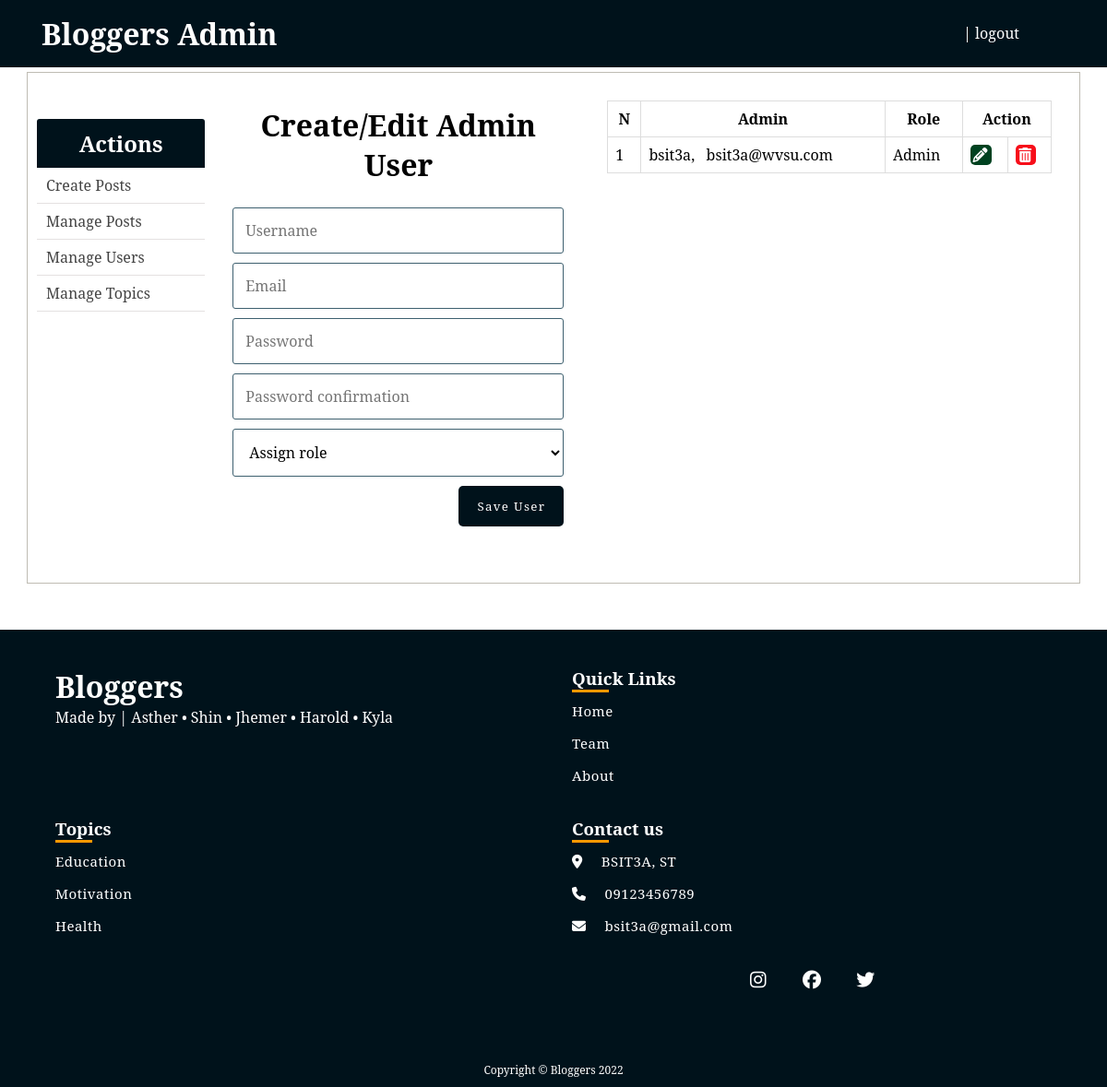
The page /blog/admin/users.php on the database as committed earlier.
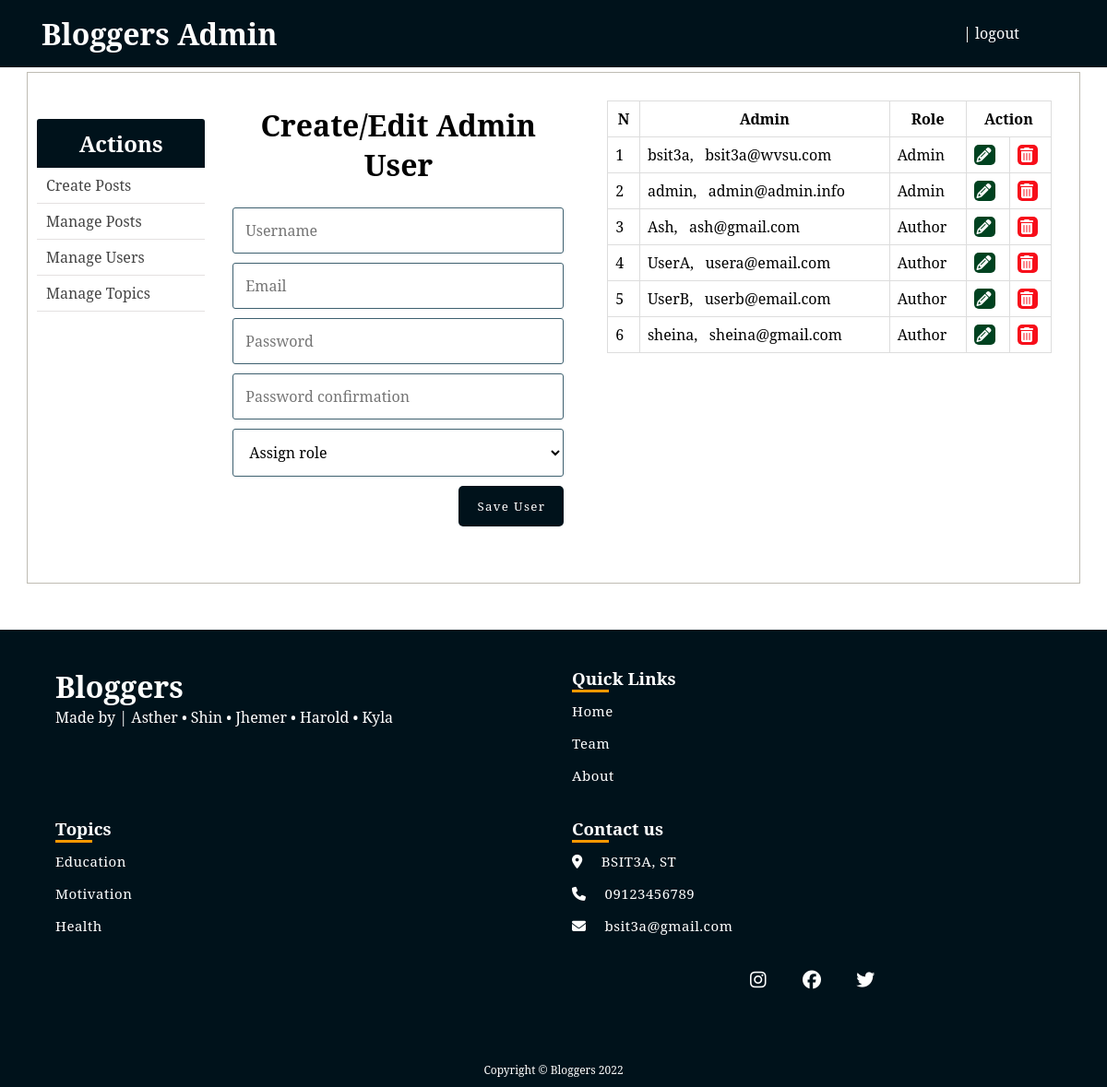
The same page on the database as committed later.
### tables this page shows
CREATE TABLE `users` (
  `id` int(11) NOT NULL,
  `username` varchar(255) NOT NULL,
  `email` varchar(255) NOT NULL,
  `role` enum('Author','Admin') DEFAULT 'Author',
  `password` varchar(255) NOT NULL,
  `created_at` timestamp NULL DEFAULT current_timestamp(),
  `updated_at` timestamp NULL DEFAULT NULL
);

### blog/admin/includes/admin_functions.php (called while the page is built, shortened)
<?php
$isEditingUser = false;
$username = "";
$email = "";
function getAdminUsers(){
	global $conn, $roles;
	$sql = "SELECT * FROM users WHERE role IS NOT NULL";
	$result = mysqli_query($conn, $sql);
	$users = mysqli_fetch_all($result, MYSQLI_ASSOC);
	return $users;
}
?>

### blog/admin/users.php (the view, shortened to what this page needs)
<?php  include('../config.php'); ?>
<?php  include(ROOT_PATH . '/admin/includes/admin_functions.php'); ?>
<?php
	$admins = getAdminUsers();
?>
<?php include(ROOT_PATH . '/admin/includes/head_section.php'); ?>
</head>
<body>
	<?php include(ROOT_PATH . '/admin/includes/navbar.php') ?>
	<div class="container content">
		<?php include(ROOT_PATH . '/admin/includes/menu.php') ?>
		<div class="action">
			<h1 class="page-title">Create/Edit Admin User</h1>
			<form method="post" action="<?php echo BASE_URL . 'admin/users.php'; ?>" >
				<input type="text" name="username" value="<?php echo $username; ?>" placeholder="Username">
				<input type="email" name="email" value="<?php echo $email ?>" placeholder="Email">
				<input type="password" name="password" placeholder="Password">
				<input type="password" name="passwordConfirmation" placeholder="Password confirmation">
				<select name="role">
					<option value="" selected disabled>Assign role</option>
				</select>
				<?php if ($isEditingUser === true): ?>
					<button type="submit" class="btn" name="update_admin">UPDATE</button>
				<?php else: ?>
					<button type="submit" class="btn" name="create_admin">Save User</button>
				<?php endif ?>
			</form>
		</div>
		<div class="table-div">
			<?php if (empty($admins)): ?>
				<h1>No admins in the database.</h1>
			<?php else: ?>
				<table class="table">
					<thead>
						<th>N</th>
						<th>Admin</th>
						<th>Role</th>
						<th colspan="2">Action</th>
					</thead>
					<tbody>
					<?php foreach ($admins as $key => $admin): ?>
						<tr>
							<td><?php echo $key + 1; ?></td>
							<td>
								<?php echo $admin['username']; ?>, &nbsp;
								<?php echo $admin['email']; ?>
							</td>
							<td><?php echo $admin['role']; ?></td>
							<td>
								<a class="fa fa-pencil btn edit"
									href="users.php?edit-admin=<?php echo $admin['id'] ?>">
								</a>
							</td>
							<td>
								<a class="fa fa-trash btn delete"
								    href="users.php?delete-admin=<?php echo $admin['id'] ?>">
								</a>
							</td>
						</tr>
					<?php endforeach ?>
					</tbody>
				</table>
			<?php endif ?>
		</div>
	</div>
	<?php include( ROOT_PATH . '/includes/footer.php') ?>
</body>
</html>

Rows that differ between the two databases and show on the page:
added users: username "admin", email "admin@admin.info", role "Admin"
added users: username "Ash", email "ash@gmail.com", role "Author"
added users: username "UserA", email "usera@email.com", role "Author"
added users: username "UserB", email "userb@email.com", role "Author"
added users: username "sheina", email "sheina@gmail.com", role "Author"
